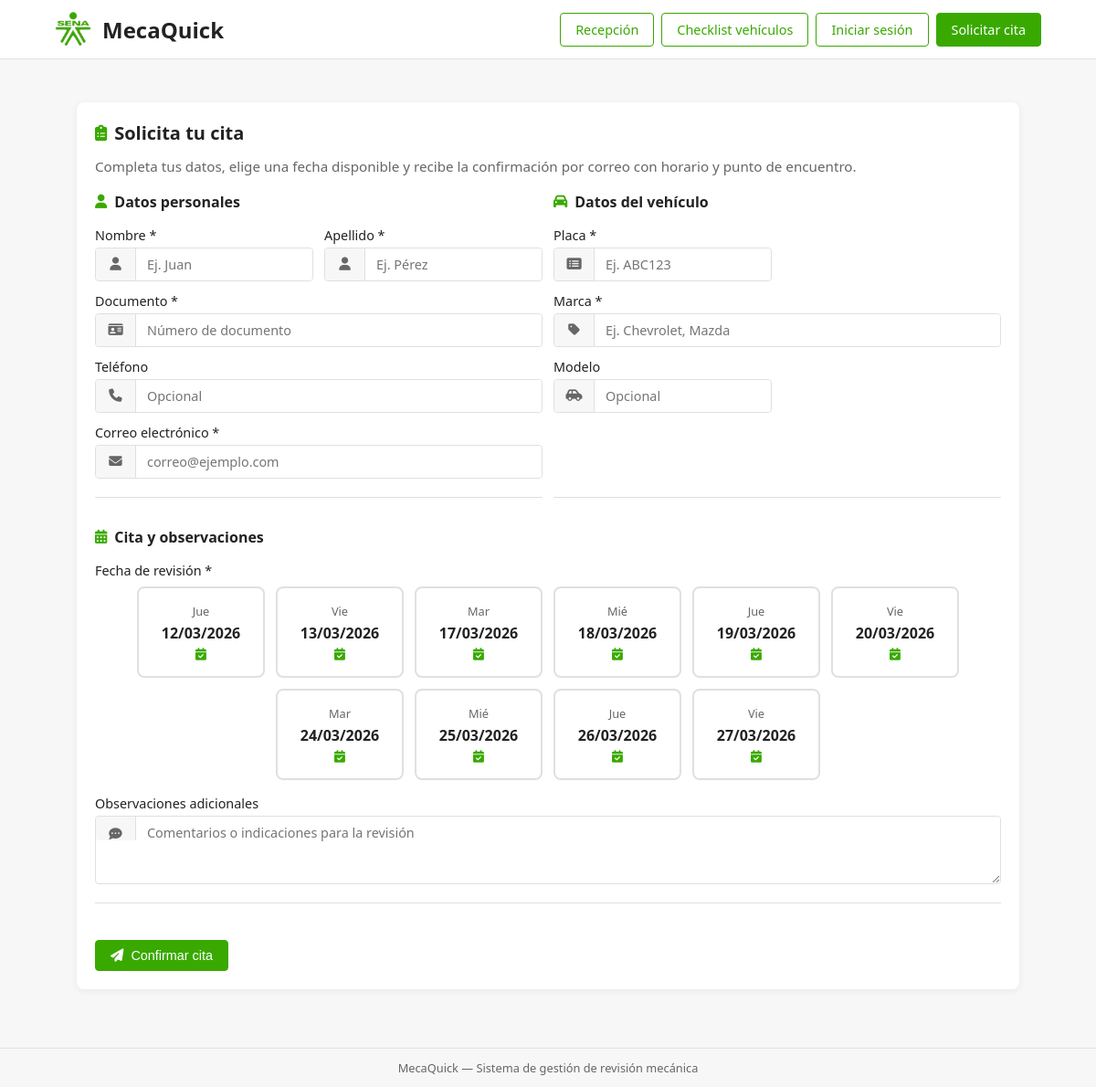
The app's page /home/formulario with its own data.
### tables this page shows
CREATE TABLE fechas_disponibles (
    id INT AUTO_INCREMENT PRIMARY KEY,
    fecha DATE NOT NULL UNIQUE,
    max_cupos INT NOT NULL DEFAULT 4,
    activa TINYINT(1) DEFAULT 1,
    created_at TIMESTAMP DEFAULT CURRENT_TIMESTAMP
);

### core/BaseController.php (called while the page is built, shortened)
<?php
abstract class BaseController
{
    protected function view(string $viewName, array $data = []): void
    {
        extract($data, EXTR_SKIP);
        $path = ROOT_PATH . '/app/Views/' . str_replace('.', '/', $viewName) . '.php';
        require $path;
    }
}

### app/Controllers/HomeController.php (called while the page is built, shortened)
<?php
class HomeController extends BaseController
{
    public function formulario(): void
    {
        $nombreSistema = ConfiguracionModel::get('nombre_sistema') ?? 'MecaQuick';
        $sistemaActivo = (bool) (ConfiguracionModel::get('sistema_activo') ?? true);
        $fechaModel = new FechaDisponibleModel();
        $fechasBrutas = $fechaModel->listarConOcupacion();
        $fechas = [];
        foreach ($fechasBrutas as $fila) {
            $fechas[] = [
                'id'    => (int) $fila['id'],
                'fecha' => $fila['fecha'],
            ];
        }
        $this->view('Home.formulario', [
            'titulo'         => $nombreSistema . ' - Solicitar cita',
            'nombreSistema'  => $nombreSistema,
            'sistemaActivo'  => $sistemaActivo,
            'fechas'         => $fechas,
            'errores'        => [],
            'old'            => [],
        ]);
    }
}

### core/Router.php (called while the page is built, shortened)
<?php
class Router
{
    private string $actionName     = self::DEFAULT_ACTION;
    private array  $params         = [];
    public function dispatch(): void
    {
        $uri = $this->getRequestUri();
        $segments = $this->parseUri($uri);
        if (count($segments) > 1 && $segments[1] !== '') {
            $this->actionName = $this->toActionName($segments[1]);
        }
        $controller = $this->instantiateController();
        $this->invokeAction($controller);
    }
    private function getRequestUri(): string
    {
        $uri = $_SERVER['REQUEST_URI'] ?? '/';
        $uri = rawurldecode($uri);
        $base = $this->getBasePath();
        if ($base !== '' && strpos($uri, $base) === 0) {
            $uri = substr($uri, strlen($base)) ?: '/';
        }
        return $uri ?: '/';
    }
    private function getBasePath(): string
    {
        $script = $_SERVER['SCRIPT_NAME'] ?? '';
        return str_replace('\\', '/', dirname($script));
    }
    private function parseUri(string $uri): array
    {
        $uri = trim($uri, '/');
        return array_values(array_filter(explode('/', $uri), static fn(string $s): bool => $s !== ''));
    }
    private function toActionName(string $segment): string
    {
        $name = str_replace(['-', '_'], ' ', $segment);
        $name = lcfirst(str_replace(' ', '', ucwords($name)));
        return $name ?: self::DEFAULT_ACTION;
    }
    private function instantiateController(): BaseController
    {
        $controller = new $class();
        return $controller;
    }
    private function invokeAction(BaseController $controller): void
    {
        $method = $this->actionName;
        $controller->$method(...$this->params);
    }
}

### public/index.php (called while the page is built, shortened)
<?php
require ROOT_PATH . '/config/app.php';
$router = new \Core\Router();
$router->dispatch();

### config/app.php (called while the page is built, shortened)
<?php
spl_autoload_register(static function (string $class): void {
    $prefixes = [
        'Core\\' => ROOT_PATH . '/core/',
        'App\\'  => ROOT_PATH . '/app/',
    ];
    foreach ($prefixes as $prefix => $baseDir) {
        $len = strlen($prefix);
        if (strncmp($prefix, $class, $len) !== 0) {
            continue;
        }
        $relative = substr($class, $len);
        $file = $baseDir . str_replace('\\', DIRECTORY_SEPARATOR, $relative) . '.php';
        if (is_file($file)) {
            return;
        }
    }
});

### core/Database.php (called while the page is built, shortened)
<?php
final class Database
{
    private static ?PDO $instance = null;
    public static function getConnection(): PDO
    {
        if (self::$instance !== null) {
            return self::$instance;
        }
        $config = require ROOT_PATH . '/config/database.php';
        $dsn = sprintf(
            'mysql:host=%s;port=%d;dbname=%s;charset=%s',
            $config['host'],
            $config['port'],
            $config['dbname'],
            $config['charset']
        );
        try {
            self::$instance = new PDO($dsn, $config['user'], $config['password'], [
                PDO::ATTR_ERRMODE            => PDO::ERRMODE_EXCEPTION,
                PDO::ATTR_DEFAULT_FETCH_MODE => PDO::FETCH_ASSOC,
                PDO::ATTR_EMULATE_PREPARES   => false,
            ]);
        } catch (PDOException $e) {
            throw new \RuntimeException('Error de conexión a la base de datos: ' . $e->getMessage(), 0, $e);
        }
        return self::$instance;
    }
}

### app/Models/FechaDisponibleModel.php (called while the page is built, shortened)
<?php
final class FechaDisponibleModel extends BaseModel
{
    public function listarConOcupacion(): array
    {
        $sql = <<<'SQL'
            SELECT
                f.id,
                f.fecha,
                f.max_cupos,
                f.activa,
                COALESCE(COUNT(c.id), 0) AS citas_usadas
            FROM fechas_disponibles f
            LEFT JOIN citas c
                ON c.fecha_id = f.id
               AND c.estado IN ('pendiente','confirmada','reagendada','completada')
            WHERE f.fecha >= CURDATE()
            GROUP BY f.id, f.fecha, f.max_cupos, f.activa
            ORDER BY f.fecha ASC
        SQL;
        return $this->fetchAll($sql);
    }
}

### core/BaseModel.php (called while the page is built, shortened)
<?php
abstract class BaseModel
{
    protected PDO $db;
    public function __construct()
    {
        $this->db = Database::getConnection();
    }
    protected function execute(string $sql, array $params = []): PDOStatement
    {
        $stmt = $this->db->prepare($sql);
        $stmt->execute($params);
        return $stmt;
    }
    protected function fetchAll(string $sql, array $params = []): array
    {
        $stmt = $this->execute($sql, $params);
        $result = $stmt->fetchAll(PDO::FETCH_ASSOC);
        return $result !== false ? $result : [];
    }
}

### app/Views/Home/formulario.php (the view, shortened to what this page needs)
<!DOCTYPE html>
<html lang="es">
<head>
    <?php require dirname(__DIR__, 2) . '/Views/partials/styles.php'; ?>
    <link rel="stylesheet" href="https://cdnjs.cloudflare.com/ajax/libs/font-awesome/6.5.1/css/all.min.css">
</head>
<body class="page">
    <?php require ROOT_PATH . '/app/Views/partials/header.php'; ?>
    <main class="layout layout--form-page">
        <section class="panel panel--form">
            <h1 class="panel__title">
                <i class="fa-solid fa-clipboard-list panel__title-icon" aria-hidden="true"></i>
                Solicita tu cita
            </h1>
            <p class="panel__intro">Completa tus datos, elige una fecha disponible y recibe la confirmación por correo con horario y punto de encuentro.</p>
            <form action="/home/registrar" method="post" class="form form--with-icons">
                <div class="form__section">
                    <h3 class="form__section-title">
                        <i class="fa-solid fa-user form__section-icon" aria-hidden="true"></i>
                        Datos personales
                    </h3>
                    <div class="form__section-fields">
                        <div class="form__group">
                            <label for="nombre">Nombre *</label>
                            <div class="input-wrap">
                                <span class="input-wrap__icon" aria-hidden="true"><i class="fa-solid fa-user"></i></span>
                                <input type="text" id="nombre" name="nombre" required placeholder="Ej. Juan"
                                       value="<?= htmlspecialchars($old['nombre'] ?? '') ?>">
                            </div>
                        </div>
                        <div class="form__group">
                            <label for="apellido">Apellido *</label>
                            <div class="input-wrap">
                                <span class="input-wrap__icon" aria-hidden="true"><i class="fa-solid fa-user"></i></span>
                                <input type="text" id="apellido" name="apellido" required placeholder="Ej. Pérez"
                                       value="<?= htmlspecialchars($old['apellido'] ?? '') ?>">
                            </div>
                        </div>
                        <div class="form__group form__group--full">
                            <label for="documento">Documento *</label>
                            <div class="input-wrap">
                                <span class="input-wrap__icon" aria-hidden="true"><i class="fa-solid fa-id-card"></i></span>
                                <input type="text" id="documento" name="documento" required placeholder="Número de documento"
                                       value="<?= htmlspecialchars($old['documento'] ?? '') ?>">
                            </div>
                        </div>
                        <div class="form__group">
                            <label for="telefono">Teléfono</label>
                            <div class="input-wrap">
                                <span class="input-wrap__icon" aria-hidden="true"><i class="fa-solid fa-phone"></i></span>
                                <input type="tel" id="telefono" name="telefono" placeholder="Opcional"
                                       value="<?= htmlspecialchars($old['telefono'] ?? '') ?>">
                            </div>
                        </div>
                        <div class="form__group form__group--full">
                            <label for="email">Correo electrónico *</label>
                            <div class="input-wrap">
                                <span class="input-wrap__icon" aria-hidden="true"><i class="fa-solid fa-envelope"></i></span>
                                <input type="email" id="email" name="email" required placeholder="correo@ejemplo.com"
                                       value="<?= htmlspecialchars($old['email'] ?? '') ?>">
                            </div>
                        </div>
                    </div>
                </div>
                <div class="form__section">
                    <h3 class="form__section-title">
                        <i class="fa-solid fa-car form__section-icon" aria-hidden="true"></i>
                        Datos del vehículo
                    </h3>
                    <div class="form__section-fields">
                        <div class="form__group">
                            <label for="placa">Placa *</label>
                            <div class="input-wrap">
                                <span class="input-wrap__icon" aria-hidden="true"><i class="fa-solid fa-rectangle-list"></i></span>
                                <input type="text" id="placa" name="placa" maxlength="10" required placeholder="Ej. ABC123"
                                       value="<?= htmlspecialchars($old['placa'] ?? '') ?>">
                            </div>
                        </div>
                        <div class="form__group">
                            <label for="marca">Marca *</label>
                            <div class="input-wrap">
                                <span class="input-wrap__icon" aria-hidden="true"><i class="fa-solid fa-tag"></i></span>
                                <input type="text" id="marca" name="marca" required placeholder="Ej. Chevrolet, Mazda"
                                       value="<?= htmlspecialchars($old['marca'] ?? '') ?>">
                            </div>
                        </div>
                        <div class="form__group">
                            <label for="modelo">Modelo</label>
                            <div class="input-wrap">
                                <span class="input-wrap__icon" aria-hidden="true"><i class="fa-solid fa-car-side"></i></span>
                                <input type="text" id="modelo" name="modelo" placeholder="Opcional"
                                       value="<?= htmlspecialchars($old['modelo'] ?? '') ?>">
                            </div>
                        </div>
                    </div>
                </div>
                <div class="form__section form__section--full">
                    <h3 class="form__section-title">
                        <i class="fa-solid fa-calendar-days form__section-icon" aria-hidden="true"></i>
                        Cita y observaciones
                    </h3>
                    <div class="form__date-block">
                        <span id="fecha-label" class="form__date-label">Fecha de revisión *</span>
                        <div class="form__date-grid" role="group" aria-labelledby="fecha-label">
                            <?php
                            $oldFechaId = isset($old['fecha_id']) ? (int) $old['fecha_id'] : 0;
                            $dias = ['Dom', 'Lun', 'Mar', 'Mié', 'Jue', 'Vie', 'Sáb'];
                            foreach ($fechas as $fecha):
                                $ts = strtotime($fecha['fecha']);
                                $diaSemana = $dias[(int) date('w', $ts)];
                                $textoFecha = date('d/m/Y', $ts);
                                $selected = $oldFechaId === (int) $fecha['id'];
                            ?>
                            <label class="form__date-card<?= $selected ? ' form__date-card--selected' : '' ?>">
                                <span class="form__date-card-day"><?= htmlspecialchars($diaSemana) ?></span>
                                <span class="form__date-card-date"><?= htmlspecialchars($textoFecha) ?></span>
                                <i class="fa-solid fa-calendar-check form__date-card-icon" aria-hidden="true"></i>
                            </label>
                            <?php endforeach; ?>
                        </div>
                    </div>
                    <div class="form__section-fields">
                        <div class="form__group form__group--full">
                            <label for="observaciones">Observaciones adicionales</label>
                            <div class="input-wrap input-wrap--textarea">
                                <span class="input-wrap__icon input-wrap__icon--top" aria-hidden="true"><i class="fa-solid fa-comment-dots"></i></span>
                                <textarea id="observaciones" name="observaciones" rows="3" placeholder="Comentarios o indicaciones para la revisión"><?= htmlspecialchars($old['observaciones'] ?? '') ?></textarea>
                            </div>
                        </div>
                    </div>
                </div>
                <div class="form__actions">
                    <button type="submit" class="btn btn--primary btn--with-icon" <?= empty($sistemaActivo) ? 'disabled' : '' ?>>
                        <i class="fa-solid fa-paper-plane btn__icon" aria-hidden="true"></i>
                        Confirmar cita
                    </button>
                </div>
            </form>
        </section>
    </main>
    <footer class="footer">
        <span>MecaQuick &mdash; Sistema de gestión de revisión mecánica</span>
    </footer>
</body>
</html>

### records on screen
fechas_disponibles: fecha "Jue", fecha "12/03/2026"
fechas_disponibles: fecha "Vie", fecha "13/03/2026"
fechas_disponibles: fecha "Mar", fecha "17/03/2026"
fechas_disponibles: fecha "Mié", fecha "18/03/2026"
fechas_disponibles: fecha "Jue", fecha "19/03/2026"
fechas_disponibles: fecha "Vie", fecha "20/03/2026"
fechas_disponibles: fecha "Mar", fecha "24/03/2026"
fechas_disponibles: fecha "Mié", fecha "25/03/2026"
fechas_disponibles: fecha "Jue", fecha "26/03/2026"
fechas_disponibles: fecha "Vie", fecha "27/03/2026"
